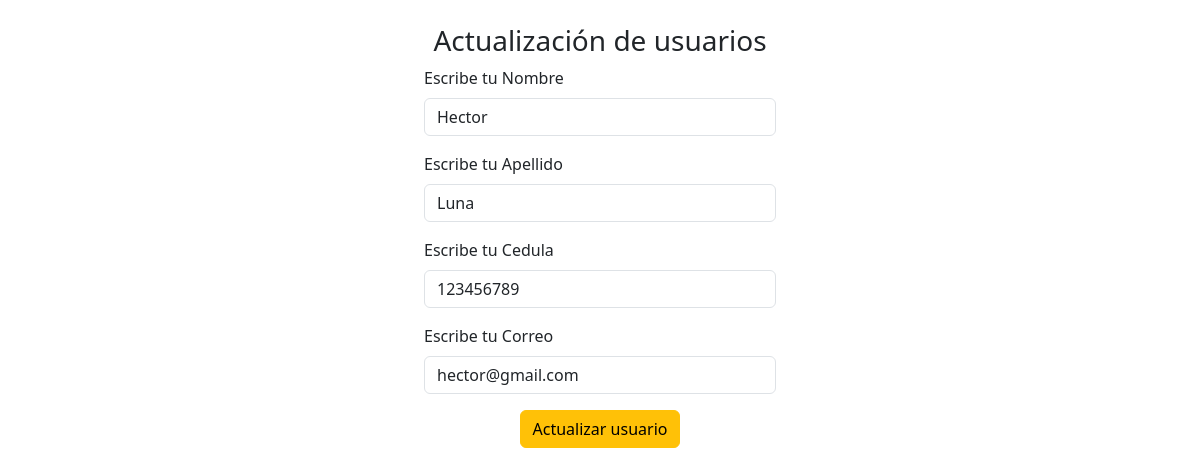
Page /edit_index.php?id=1 on the committed database.
### tables this page shows
CREATE TABLE `usuarios` (
  `id` int(11) NOT NULL,
  `nombre` varchar(255) NOT NULL,
  `apellido` varchar(255) NOT NULL,
  `cedula` varchar(20) NOT NULL,
  `email` varchar(255) NOT NULL
);

### edit_index.php (the view, shortened to what this page needs)
<?php
    include "model/conn.php";
    $id = $_GET["id"];
    $sql = $conn->query(" select * from usuarios where id = $id ");
?>
<!DOCTYPE html>
<html lang="en">
<head>
    <link href="https://cdn.jsdelivr.net/npm/bootstrap@5.3.3/dist/css/bootstrap.min.css" rel="stylesheet">
</head>
<body>
    <form class="col-4 p-4 m-auto" method="POST">
        <h3 class="text-center">Actualización de usuarios</h3>
        <?php
        include "controller/edit_user.php";
        while($datos = $sql->fetch_object()) {
        ?>
        <div class="mb-3">
            <label for="formNombreLabel" class="form-label">Escribe tu Nombre</label>
            <input type="text" class="form-control" name="nombre" value="<?= $datos->nombre ?>">
        </div>
        <div class="mb-3">
            <label for="formApellidoLabel" class="form-label">Escribe tu Apellido</label>
            <input type="text" class="form-control" name="apellido" value="<?= $datos->apellido ?>">
        </div>
        <div class="mb-3">
            <label for="formCedulaLabel" class="form-label">Escribe tu Cedula</label>
            <input type="number" class="form-control" name="cedula" value="<?= $datos->cedula ?>">
        </div>
        <div class="mb-3">
            <label for="formCorreoLabel" class="form-label">Escribe tu Correo</label>
            <input type="email" class="form-control" name="correo" value="<?= $datos->email ?>">
        </div>
        <?php
        }
        ?>
        <div class="text-center">
            <button type="submit" class="btn btn-warning" name="btnupdate" value="ok">Actualizar usuario</button>
        </div>
    </form>
</body>
</html>

### rows in the picture
usuarios: nombre "Hector", apellido "Luna", cedula "123456789", correo "hector@gmail.com"
